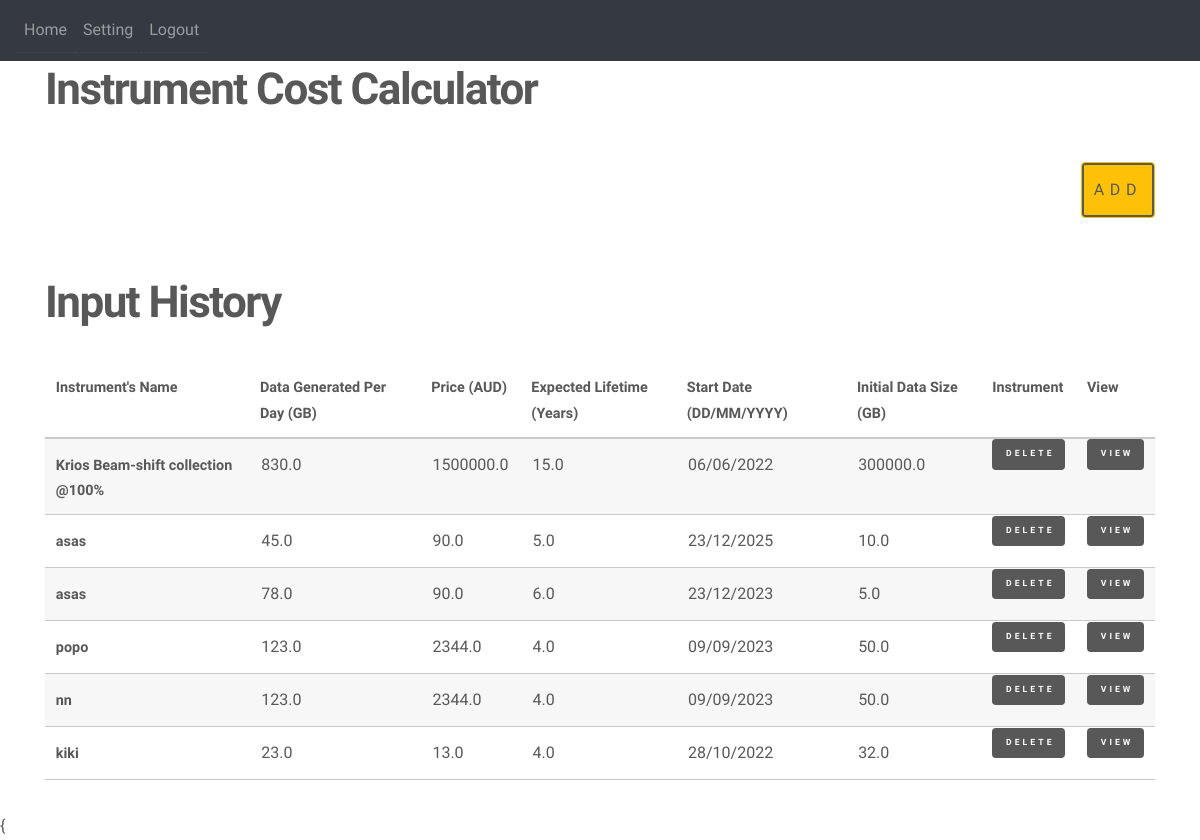
Page / (signed in) on the earlier database version.
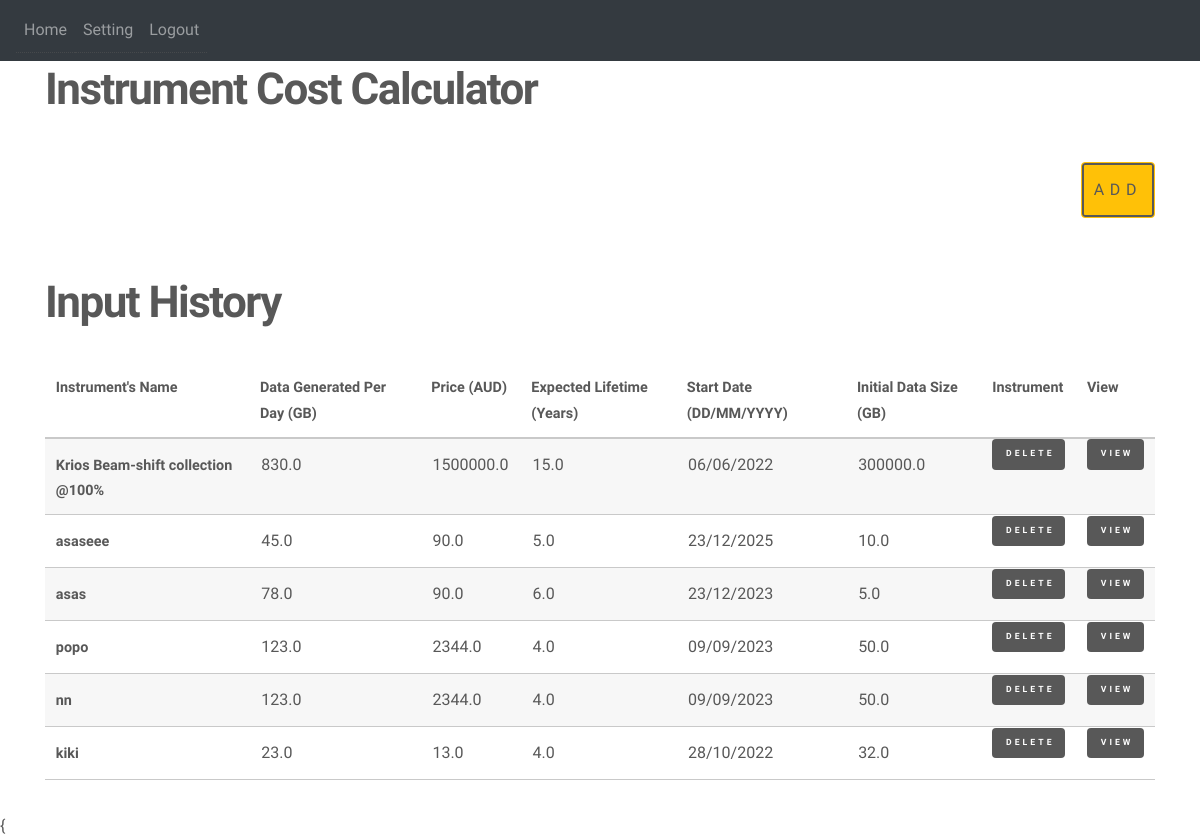
Same page on the later database version.
### website/models.py (models this page shows)
class History(db.Model):
    id = db.Column(db.Integer, primary_key=True)
    name = db.Column(db.String(50))
    data_generated = db.Column(db.Float)
    price = db.Column(db.Float)
    lifetime = db.Column(db.Float)
    start_date = db.Column(db.String(15))
    initial_size = db.Column(db.Float)
    date = db.Column(db.DateTime(timezone=True), default=func.now())
    user_id = db.Column(db.Integer, db.ForeignKey('user.id'))

### website/views.py (the view)
@views.route('/', methods=['GET', 'POST'])
@login_required
def home():
    return render_template("home.html", user=current_user)

### website/__init__.py (called while the page is built)
def create_app():
    app = Flask(__name__)
    app.config['SECRET_KEY'] = 'hjshjhdjah kjshkjdhjs'
    basedir = path.abspath(path.dirname(__file__))
    app.config['SQLALCHEMY_DATABASE_URI'] = 'sqlite:///' + path.join(basedir, 'database.db')
    db.init_app(app)
    from .views import views
    from .auth import auth
    app.register_blueprint(views, url_prefix='/')
    app.register_blueprint(auth, url_prefix='/')
    app.jinja_env.globals.update(calculate_accmult = calculate_accmult)
    app.jinja_env.globals.update(calculate_cost = calculate_cost)
    from .models import User, History
    create_database(app)
    login_manager = LoginManager()
    login_manager.login_view = 'auth.login'
    login_manager.init_app(app)
    @login_manager.user_loader
    def load_user(id):
        return User.query.get(int(id))
    return app

### website/templates/home.html (shortened to what this page needs)
{% extends "base.html" %}
{% block content %}
<h1 align="left">Instrument Cost Calculator</h1>
<div align="right">
     <button type="button" name="age" id="age" data-toggle="modal" data-target="#add_data_Modal" class="btn btn-warning">Add</button>
</div>
<br>
<br>
<h1 align = "Left">Input History</h1>
<div class="table-wrapper">
  <table>
    <thead>
      <tr>
        <th>Instrument's Name</th>
        <th>Data Generated Per Day (GB)</th>
        <th>Price (AUD)</th>
        <th>Expected Lifetime (Years)</th>
        <th>Start Date (DD/MM/YYYY)</th>
        <th>Initial Data Size (GB)</th>
        <th>Instrument</th>
        <th>View</th>
      </tr>
    </thead>
    <tbody>
      {%if user.histories %}
        {% for history in user.histories %}
        <tr>
          <th>
              <div class="edit">{{ history.name }}</div>
          </th>
          <td>{{ history.data_generated }}</td>
          <td>{{ history.price }}</td>
          <td>{{ history.lifetime }}</td>
          <td>{{ history.start_date }}</td>
          <td>{{ history.initial_size }}</td>
          <th>
            <a class="button primary fit small" onClick  = "deleteHistory({{ history.id }})">Delete</a>
          </th>
          <th>
            <a class="button primary fit small" href="/view-history/{{ history.id }}">View</a>
          </th>
        </tr>
        {% endfor %}
      {% endif %}
    </tbody>
  </table>
</div>
{% endblock %}

Differences in the rows shown:
changed History: name "asas" → "asaseee"
